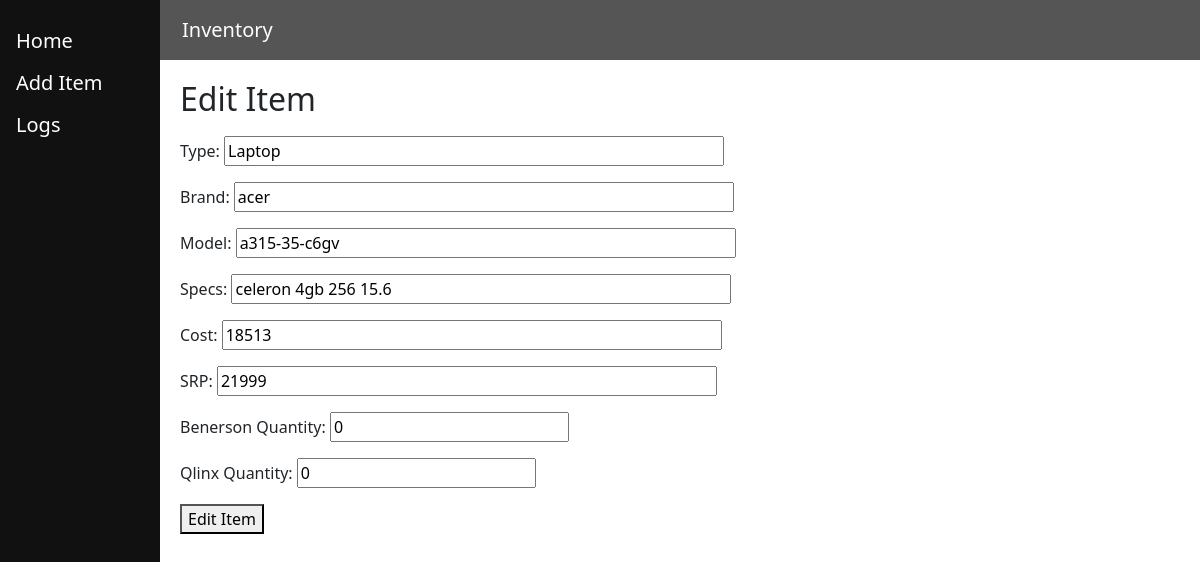
/i12/ (signed in), run on the app's committed database.
### inventory/models.py (models this page shows, shortened)
class Item(models.Model):
    receipts = models.ManyToManyField(Receipt)
    type = models.CharField(max_length=100) # laptop, desktop, computer part
    brand = models.CharField(max_length=100)
    model = models.CharField(max_length=200)
    specs = models.CharField(max_length=300)
    costPrice = models.CharField(max_length=50)
    srp = models.CharField(max_length=50)
    benerson_qty = models.IntegerField()
    qlinx_qty = models.IntegerField()

### inventory/views.py (the view, shortened to what this page needs)
# urls.py: path('i<int:id>/', views.showItem, name='ShowItem'),
def showItem(response, id):
    current_item = Item.objects.get(id=id)
    return render(response, 'inventory/edititem.html', {"item":current_item})

### inventory/templates/inventory/edititem.html (shortened to what this page needs)
{% extends 'inventory/base.html' %}
{% block content %}
<h2 style="padding-bottom:10px">Edit Item</h2>
<form method="POST" action="#" autocomplete="on">
	<p>Type: <input type="text", name="type", value="{{item.type}}" autofocus></p>
	<p>Brand: <input type="text", name="brand", value="{{item.brand}}"></p>
	<p>Model: <input type="text", name="model", value="{{item.model}}"></p>
	<p>Specs: <input type="text", name="description", value="{{item.specs}}"></p>
	<p>Cost: <input type="text", name="costPrice", value="{{item.costPrice}}"></p>
	<p>SRP: <input type="text", name="srp", value="{{item.srp}}"></p>
	<p>Benerson Quantity: <input type="number", name="bQty", value="{{item.benerson_qty}}", autocomplete="off"></p>
	<p>Qlinx Quantity: <input type="number", name="qQty", value="{{item.qlinx_qty}}", autocomplete="off"></p>
	<p><button type="submit", name="editItem", value="editItem">Edit Item</button></p>
</form>
{% endblock %}

### inventory/templates/inventory/base.html (shortened to what this page needs)
<!doctype html>
<html lang="en">
	<head>
		<link href="https://cdn.jsdelivr.net/npm/bootstrap@5.1.3/dist/css/bootstrap.min.css" rel="stylesheet">
	</head>
	<body>
		<div class="sidenav">
			<a href="/">Home</a>
			<a href="/additem">Add Item</a>
			<a href="/searchreceipt">Logs</a>
		</div>
		<nav class="navbar">
		  <div class="container-fluid">
			<a class="navbar-brand" style="color:white">Inventory</a>
		  </div>
		</nav>
		<div class="main">
			{% if user.is_authenticated %}
				{% block content %}
				{% endblock %}
			{% else %}
				<p>Login <a href='/login'>Here!</a></p>
			{% endif %}
		</div>
	</body>
</html>

### inventory/templates/inventory/base.html (style rules this page uses)
.sidenav { height: 100%; width: 160px; position: fixed; z-index: 1; top: 0; left: 0; background-color: #111; overflow-x: :hidden; padding-top: 20px; }
.sidenav a { padding: 6px 8px 6px 16px; text-decoration: none; font-size: 20px; color: #fff; display: block; }
.navbar { margin-left: 160px; height: 60px; padding: 0px 10px; background-color: #555; }
.main { margin-left: 160px; padding: 20px; }
input[type="text"] { width: 50%; }

### data on the page
Item: type "Laptop", brand "acer", model "a315-35-c6gv", description "celeron 4gb 256 15.6", costPrice "18513", srp "21999", bQty "0", qQty "0"
